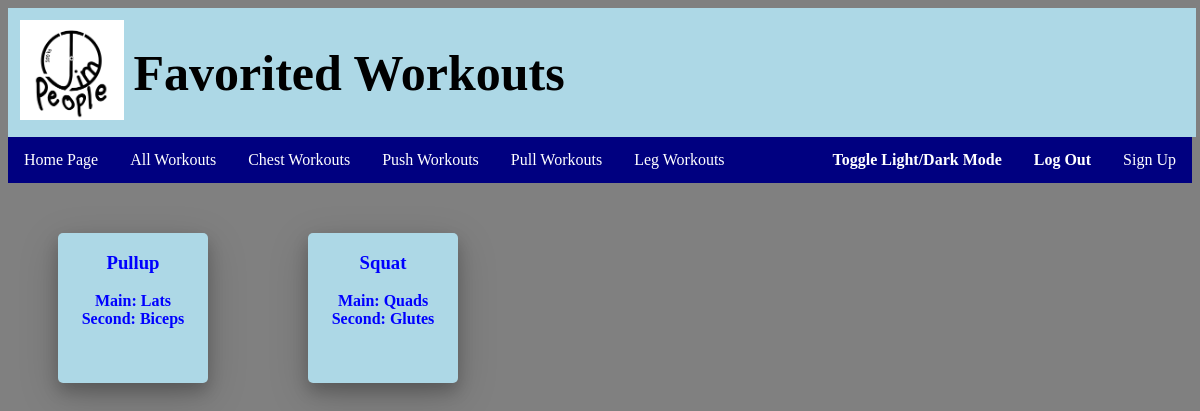
Page /html/Favorites.php (signed in) on the earlier database version.
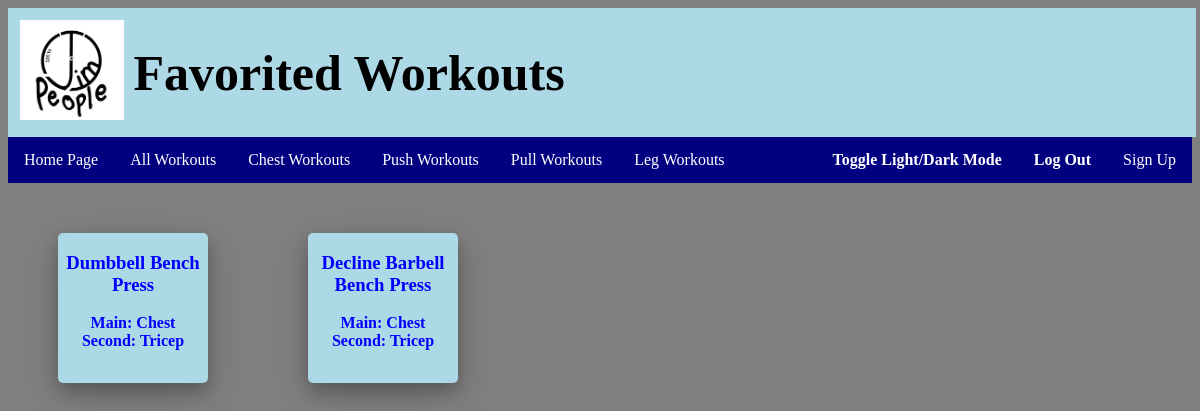
Same page on the later database version.
### tables this page shows
CREATE TABLE Exercises(
	exerciseId INT AUTO_INCREMENT,
	exerciseName VARCHAR(50),
    exerciseDescription VARCHAR(255),
    ppl VARCHAR(10),
    mainMuscle VARCHAR(25),
    secondMuscle VARCHAR(25),
	PRIMARY KEY(exerciseId)
);

### html/Favorites.php (the view, shortened to what this page needs)
<html lang="en">
<head>
        <link id="theme" rel="stylesheet" href="../css/baseWebsite.css">
</head>
<body>
    <div id="titleDiv">
        <img id = "logo" src="../images/Logo.PNG" alt="Jim People Logo">
        <h1 class="mainTitle"> Favorited Workouts</h1>
    </div>
    <div id="workoutDiv">
        <ul class="heading">
            <li><a href="JimBuddies.html">Home Page</a></li>
            <li><a href="AllWorkouts.php">All Workouts</a></li>
            <li><a href="ChestWorkouts.php">Chest Workouts</a></li>
            <li><a href="PushWorkouts.php">Push Workouts</a></li>
            <li><a href="PullWorkouts.php">Pull Workouts</a></li>
            <li><a href="LegWorkouts.php">Leg Workouts</a></li>
            <li style=float:right> <a href="../signup.php">Sign Up</a></li>
            <li style=float:right> <a id= "login" href="../Login.php">
                <b>
                    <?php
                        if ($_SESSION["loggedin"] === true) {
                            echo htmlspecialchars("Log Out");
                        } else {
                            echo htmlspecialchars("Log In");
                        }
                    ?>
            </a> </li>
            <li id = "lightdarkTog" style=float:right><a onclick="ColorChange()">Toggle Light/Dark Mode</a></li>
        </ul>
    </div>
    <div>
        <?php
            $connection = new mysqli('aws-exercisedb.camvz480jeos.us-east-2.rds.amazonaws.com','JimPeople','Muscles201', 'exerciseDB');
            $sql = "    SELECT exerciseName, mainMuscle, secondMuscle
                        FROM Exercises
                        JOIN UserExercises ON Exercises.exerciseId = UserExercises.exerciseId
                        WHERE UserExercises.userId = ".strval($_SESSION["id"]);
            $results = $connection->query($sql);
        ?>
        <table>
            <?php foreach($results as $result): ?>
                    <div class="card row">
                        <h3 id="h3" ><?php echo $result['exerciseName'] ?></h3>
                        <p>
                            Main: <?php echo $result['mainMuscle'] ?><br>
                            Second: <?php echo $result['secondMuscle'] ?>
                        </p>
                    </div>
            <?php endforeach; ?>
        </table>
    </div>
</body>
</html>

Differences in the rows shown:
removed exercises: exerciseName "Squat", mainMuscle "Quads", secondMuscle "Glutes"
changed exercises: exerciseName "Pullup" → "Dumbbell Bench Press"; mainMuscle "Lats" → "Chest"; secondMuscle "Biceps" → "Tricep"
added exercises: exerciseName "Decline Barbell Bench Press", mainMuscle "Chest", secondMuscle "Tricep"
